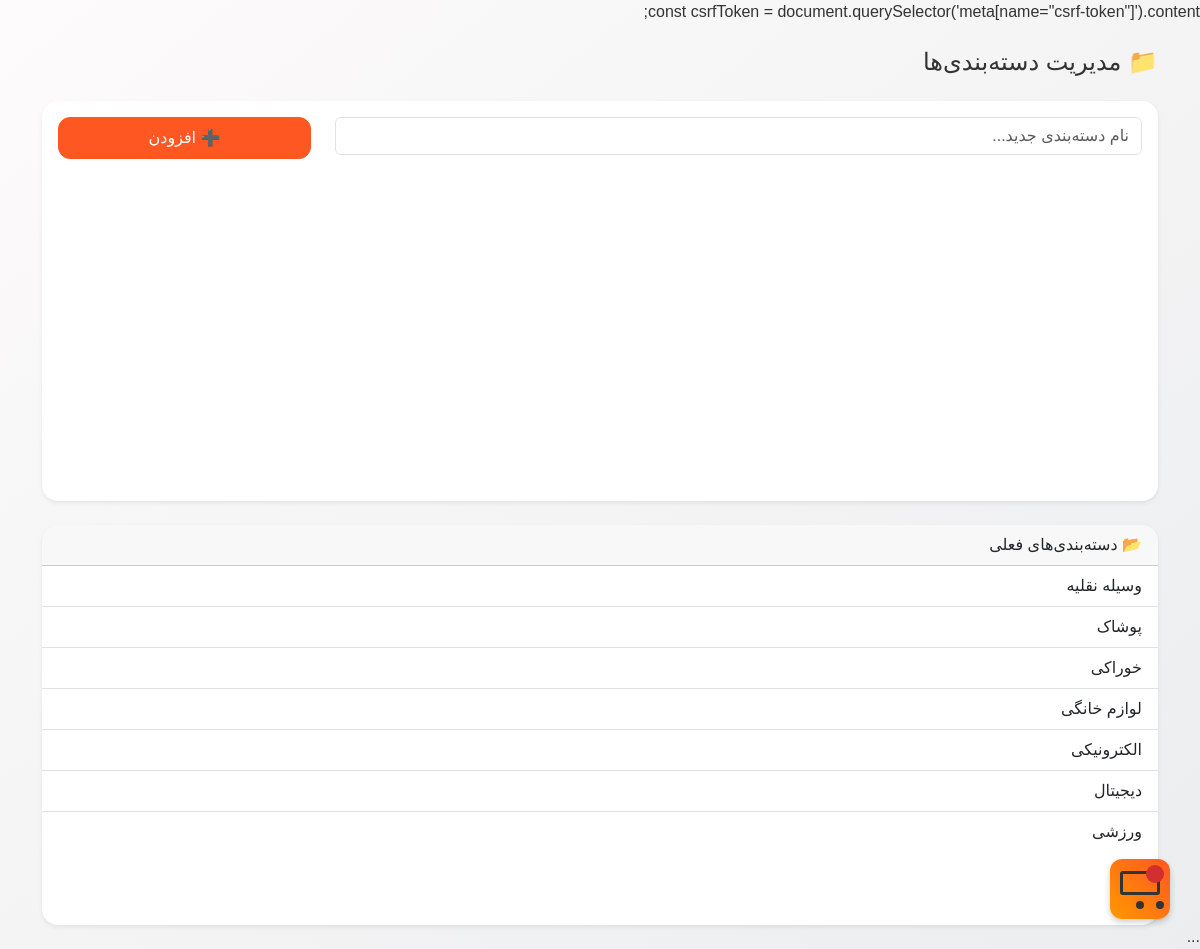
The page /categories on the database its author committed.
### app.py (models this page shows)
class Category(db.Model):
    id = db.Column(db.Integer, primary_key=True)
    name = db.Column(db.String(50), unique=True, nullable=False)

### app.py (the view, shortened to what this page needs)
@app.route('/categories', methods=['GET', 'POST'])
def manage_categories():
    categories = Category.query.all()
    return render_template('categories.html', categories=categories)

### templates/categories.html (shortened to what this page needs)
{% extends 'base.html' %}
{% block content %}
<h4 class="mb-4">📁 مدیریت دسته‌بندی‌ها</h4>
<form method="post" class="card p-3 mb-4 shadow-sm">
    <div class="row">
        <div class="col-md-9 mb-2">
            <input type="text" name="name" class="form-control" placeholder="نام دسته‌بندی جدید..." required>
        </div>
        <div class="col-md-3">
            <button class="btn btn-primary w-100">➕ افزودن</button>
        </div>
    </div>
</form>
<div class="card shadow-sm">
    <div class="card-header">📂 دسته‌بندی‌های فعلی</div>
    <ul class="list-group list-group-flush">
        {% for cat in categories %}
        <li class="list-group-item">{{ cat.name }}</li>
        {% endfor %}
    </ul>
</div>
{% endblock %}

### templates/base.html (style rules this page uses)
:root { --primary-color: #2c3e50; --accent-color: #ff5722; --light-bg: #f8f9fa; --card-radius: 16px; }
body { background: var(--light-bg); color: var(--primary-color); font-family: "Vazir", sans-serif; }
.btn-primary { background-color: var(--accent-color); border-color: var(--accent-color); }
.card { border: none; border-radius: var(--card-radius); overflow: hidden; box-shadow: 0 4px 15px rgba(0,0,0,0.1); transition: transform 0.3s ease, box-shadow 0.3s ease; }
.btn { border-radius: 8px; }
body { background: #f8f9fa; font-family: "Vazir", sans-serif; }
.card { border-radius: 12px; }
body { background: linear-gradient(to bottom right, #fdfbfb, #ebedee); font-family: "Vazir", sans-serif; direction: rtl; color: #333; }
.card { border: none; border-radius: 16px; overflow: hidden; box-shadow: 0 6px 20px rgba(0,0,0,0.08); transition: all 0.3s ease; }
.btn { border-radius: 12px; padding: 0.5rem 1rem; }
.card { min-height: 400px; }

### rows shown on the page
Category: name "وسیله نقلیه"
Category: name "پوشاک"
Category: name "خوراکی"
Category: name "لوازم خانگی"
Category: name "الکترونیکی"
Category: name "دیجیتال"
Category: name "ورزشی"
